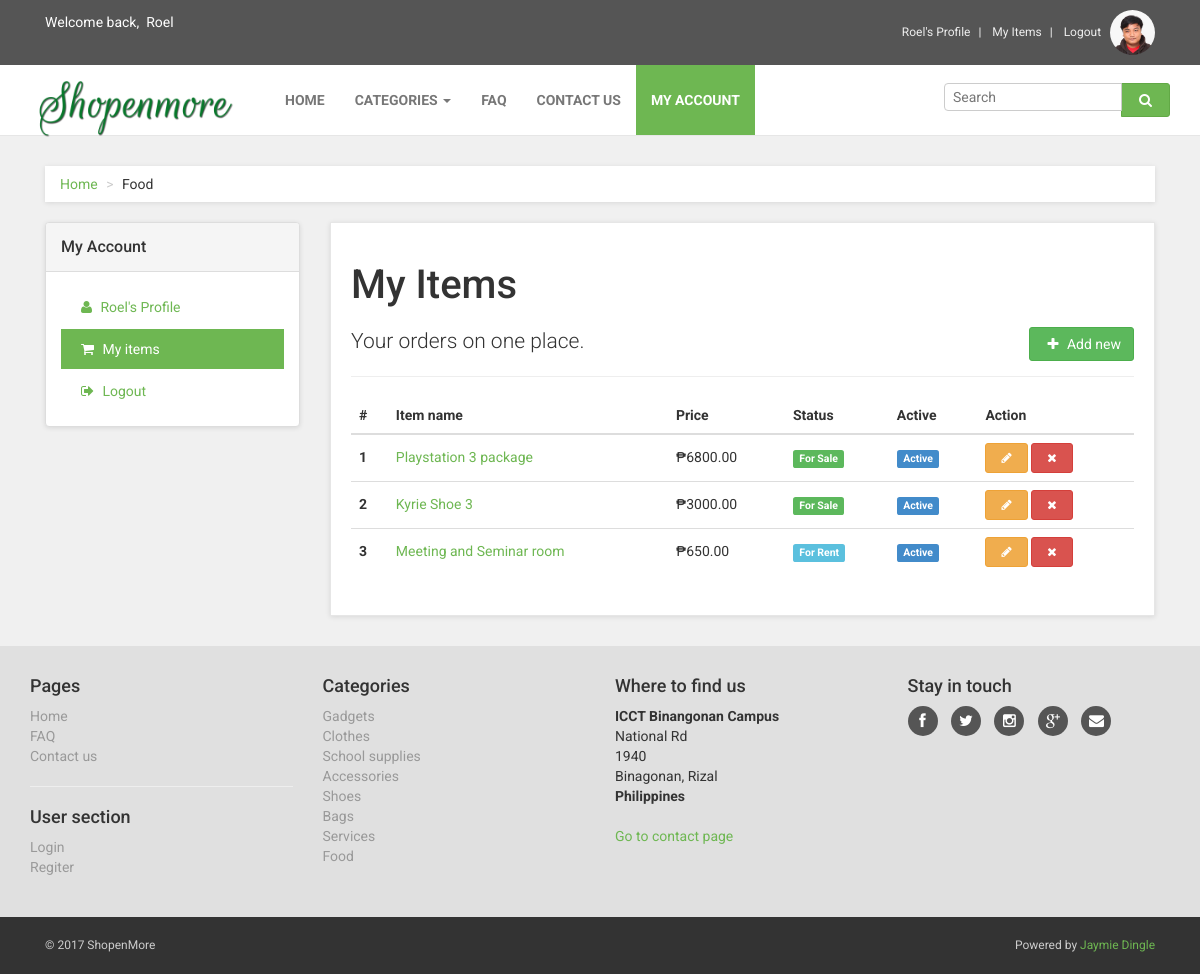
Before: /myitems.php (signed in) with the older database file.
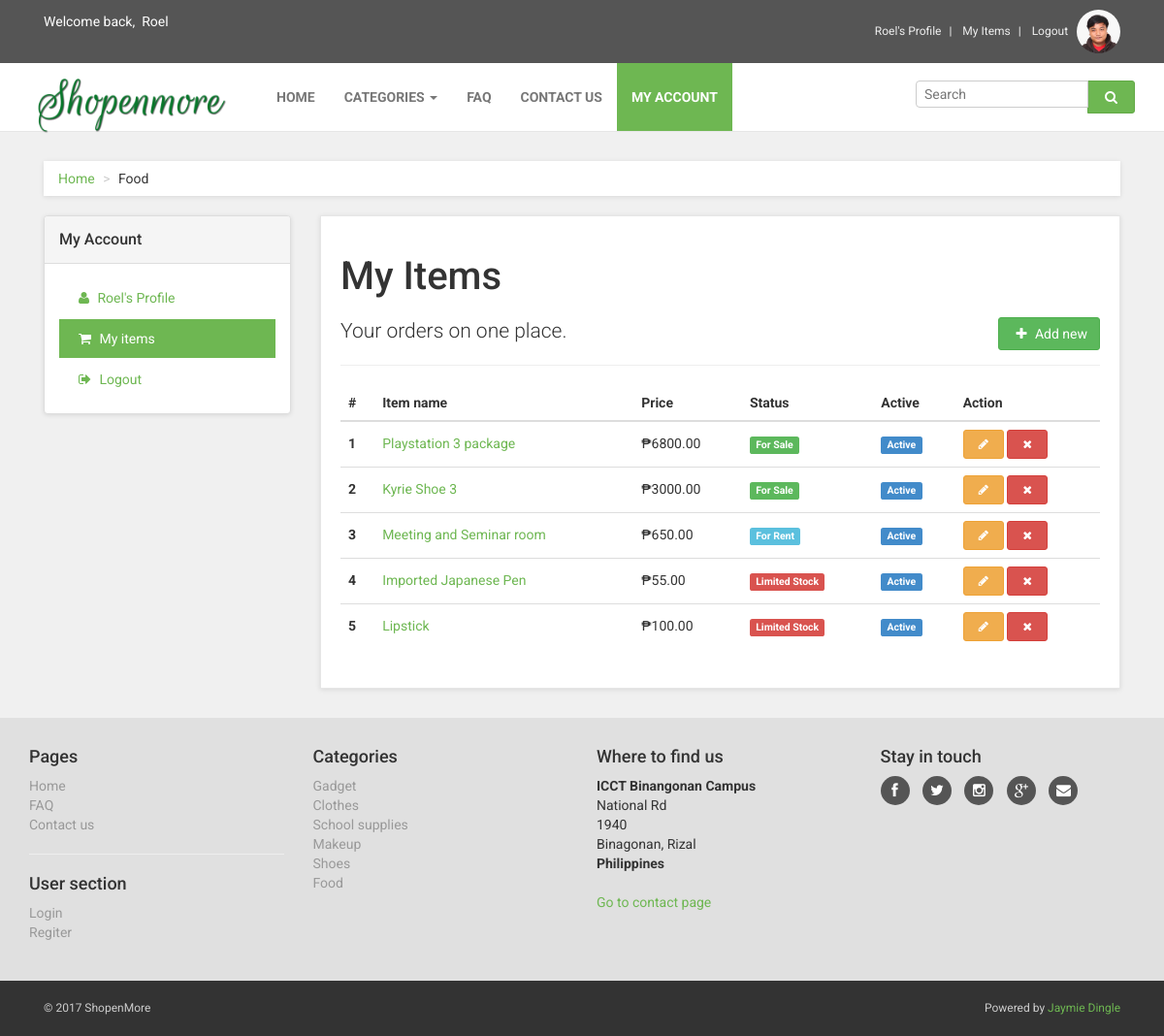
After: the same page with the newer database file.
### tables this page shows
CREATE TABLE `tb_item_category` (
  `id` int(11) NOT NULL,
  `name` varchar(100) NOT NULL,
  `theme` text NOT NULL,
  `image_url` text NOT NULL,
  `is_active` tinyint(1) NOT NULL DEFAULT '1'
);

CREATE TABLE `tb_items` (
  `id` int(11) NOT NULL,
  `user_id` int(11) NOT NULL,
  `item_category_id` int(11) NOT NULL,
  `name` varchar(100) NOT NULL,
  `price` double NOT NULL,
  `description` text NOT NULL,
  `date_posted` timestamp NOT NULL DEFAULT CURRENT_TIMESTAMP,
  `item_status_id` int(1) NOT NULL DEFAULT '0',
  `image_url` text NOT NULL,
  `is_active` tinyint(1) NOT NULL DEFAULT '1'
);

CREATE TABLE `tb_item_status` (
  `id` int(11) NOT NULL,
  `name` varchar(50) NOT NULL,
  `theme` text NOT NULL
);

### libs/meekrodb.2.3.class.php (called while the page is built, shortened)
<?php
class DB {
  protected static $mdb = null;
  public static function getMDB() {
    $mdb = DB::$mdb;
    if ($mdb === null) {
      $mdb = DB::$mdb = new MeekroDB();
    }
    return $mdb;
  }
  public static function query() { $args = func_get_args(); return call_user_func_array(array(DB::getMDB(), 'query'), $args); }
  public static function queryFullColumns() { $args = func_get_args(); return call_user_func_array(array(DB::getMDB(), 'queryFullColumns'), $args); }
}
class MeekroDB {
  public $encoding = 'latin1';
  public $param_char = '%';
  public $named_param_seperator = '_';
  public $connect_options = array(MYSQLI_OPT_CONNECT_TIMEOUT => 30);
  public $internal_mysql = null;
  public function __construct($host=null, $user=null, $password=null, $dbName=null, $port=null, $encoding=null) {
    if ($encoding === null) $encoding = DB::$encoding;
    $this->encoding = $encoding;
  }
  public function get() {
    $mysql = $this->internal_mysql;
    if (!($mysql instanceof MySQLi)) {
      $mysql = new mysqli();
      foreach ($this->connect_options as $key => $value) {
        $mysql->options($key, $value);
      }
      $mysql->set_charset($this->encoding);
      $this->internal_mysql = $mysql;
    }
    return $mysql;
  }
  protected function preparseQueryParams() {
    $args = func_get_args();
    $sql = trim(strval(array_shift($args)));
    $args_all = $args;
    if (count($args_all) == 0) return array($sql);
    $param_char_length = strlen($this->param_char);
    $named_seperator_length = strlen($this->named_param_seperator);
    $types = array(
      $this->param_char . 'll',
      $this->param_char . 'ls',
      $this->param_char . 'l',
      $this->param_char . 'li',
      $this->param_char . 'ld',
      $this->param_char . 'lb',
      $this->param_char . 'lt',
      $this->param_char . 's',
      $this->param_char . 'i',
      $this->param_char . 'd',
      $this->param_char . 'b',
      $this->param_char . 't',
      $this->param_char . '?',
      $this->param_char . 'ss'
    );
    $posList = array();
    foreach ($types as $type) {
      $lastPos = 0;
      while (($pos = strpos($sql, $type, $lastPos)) !== false) {
        $lastPos = $pos + 1;
        $posList[$pos] = $type;
      }
    }
    ksort($posList);
    $chunkyQuery = array();
    $pos_adj = 0;
    foreach ($posList as $pos => $type) {
      $type = substr($type, $param_char_length);
      $length_type = strlen($type) + $param_char_length;
      $new_pos = $pos + $pos_adj;
      $new_pos_back = $new_pos + $length_type;
      $arg_number_length = 0;
      if ($arg_number_length = strspn($sql, '0123456789', $new_pos_back)) {
        $arg_number = substr($sql, $new_pos_back, $arg_number_length);
        if (! array_key_exists($arg_number, $args_all)) $this->nonSQLError("Non existent argument reference (arg $arg_number): $sql");
        $arg = $args_all[$arg_number];
      } else {
        $arg = array_shift($args);
      }
      if ($new_pos > 0) $chunkyQuery[] = substr($sql, 0, $new_pos);
      if (is_object($arg) && ($arg instanceof WhereClause)) {
        list($clause_sql, $clause_args) = $arg->textAndArgs();
        array_unshift($clause_args, $clause_sql);
        $preparsed_sql = call_user_func_array(array($this, 'preparseQueryParams'), $clause_args);
        $chunkyQuery = array_merge($chunkyQuery, $preparsed_sql);
      } else {
        $chunkyQuery[] = array('type' => $type, 'value' => $arg);
      }
      $sql = substr($sql, $new_pos_back + $arg_number_length);
      $pos_adj -= $new_pos_back + $arg_number_length;
    }
    return $chunkyQuery;
  }
  protected function intval($var) {
    if (PHP_INT_SIZE == 8) return intval($var);
    return floor(doubleval($var));
  }
  protected function parseQueryParams() {
    $args = func_get_args();
    $chunkyQuery = call_user_func_array(array($this, 'preparseQueryParams'), $args);
    $query = '';
    $array_types = array('ls', 'li', 'ld', 'lb', 'll', 'lt');
    foreach ($chunkyQuery as $chunk) {
      if (is_string($chunk)) {
        $query .= $chunk;
        continue;
      }
      $type = $chunk['type'];
      $arg = $chunk['value'];
      $result = '';
      if ($type != '?') {
        $is_array_type = in_array($type, $array_types, true);
      }
      if ($type == 's') $result = $this->escape($arg);
      else if ($type == 'i') $result = $this->intval($arg);
      $query .= $result;
    }
    return $query;
  }
  protected function prependCall($function, $args, $prepend) { array_unshift($args, $prepend); return call_user_func_array($function, $args); }
  public function query() { $args = func_get_args(); return $this->prependCall(array($this, 'queryHelper'), $args, 'assoc'); }
  public function queryFullColumns() { $args = func_get_args(); return $this->prependCall(array($this, 'queryHelper'), $args, 'full'); }
  protected function queryHelper() {
    $args = func_get_args();
    $type = array_shift($args);
    $db = $this->get();
    $is_buffered = true;
    $row_type = 'assoc';
    $full_names = false;
    switch ($type) {
      case 'assoc':
        break;
      case 'full':
        $row_type = 'list';
        $full_names = true;
        break;
    }
    $sql = call_user_func_array(array($this, 'parseQueryParams'), $args);
    $result = $db->query($sql, $is_buffered ? MYSQLI_STORE_RESULT : MYSQLI_USE_RESULT);
    $return = array();
    if ($full_names) {
      $infos = array();
      foreach ($result->fetch_fields() as $info) {
        if (strlen($info->table)) $infos[] = $info->table . '.' . $info->name;
        else $infos[] = $info->name;
      }
    }
    while ($row = ($row_type == 'assoc' ? $result->fetch_assoc() : $result->fetch_row())) {
      if ($full_names) $row = array_combine($infos, $row);
      $return[] = $row;
    }
    return $return;
  }
}
?>

### myitems.php (the view, shortened to what the changed rows need)
<?php include('includes/header.php'); ?>
<?php
$profile = $_SESSION['userdata'];
$items = DB::queryFullColumns("SELECT * FROM tb_items
           LEFT JOIN tb_users
           ON tb_items.user_id = tb_users.id
           LEFT JOIN tb_item_category
           ON tb_items.item_category_id = tb_item_category.id
           LEFT JOIN tb_item_status
           ON tb_items.item_status_id = tb_item_status.id
           WHERE tb_users.id = %i ", $profile['id'] );
?>
    <div id="all">
        <div id="content">
            <div class="container">
                <div class="col-md-12">
                    <ul class="breadcrumb">
                        <li><a href="index.php">Home</a>
                        </li>
                        <li><?php echo $category['name']; ?></li>
                    </ul>
                </div>
                <div class="col-md-9" id="customer-orders">
                    <div class="box">
                        <h1>My Items</h1>
                        <div class="table-responsive">
                            <table class="table table-hover">
                                <thead>
                                    <tr>
                                        <th>#</th>
                                        <th>Item name</th>
                                        <th>Price</th>
                                        <th>Status</th>
                                        <th>Active</th>
                                        <th>Action</th>
                                    </tr>
                                </thead>
                                <tbody>
                                    <?php foreach($items as $key=>$item) { ?>
                                    <tr>
                                        <th><?php echo ($key + 1); ?></th>
                                        <td>
                                            <a href="detail.php?id=<?php echo $item['tb_items.id']; ?>">
                                                <?php echo $item['tb_items.name']; ?>
                                            </a>
                                        </td>
                                        <td>&#8369;<?php echo $item['tb_items.price']; ?>.00</td>
                                        <td><span class="label label-<?php echo $item['tb_item_status.theme']; ?>"><?php echo $item['tb_item_status.name']; ?></span>
                                        </td>
                                        <td>
                                            <span class="label label-<?php echo ($item['tb_items.is_active'] ) ? 'primary' : 'default'; ?>">
                                            <?php echo ($item['tb_items.is_active'] ) ? 'Active' : 'Pending'; ?>
                                            </span>
                                        </td>
                                        <td>
                                            <a href="edititem.php?id=<?php echo $item['tb_items.id']; ?>" class="btn btn-warning btn-sm" alt="Edit"><i class="fa fa-pencil" aria-hidden="true"></i></a>
                                            <a href="deleteitem.php?id=<?php echo $item['tb_items.id']; ?>" class="btn btn-danger btn-sm" alt="Delete"><i class="fa fa-times" aria-hidden="true"></i></a>
                                        </td>
                                    </tr>
                                    <?php } ?>
                                </tbody>
                            </table>
                        </div>
                    </div>
                </div>
            </div>
        </div>
    </div>
 <?php include('includes/footer.php'); ?>

### includes/footer.php (shortened to what the changed rows need)
        <div id="footer" data-animate="fadeInUp">
            <div class="container">
                <div class="row">
                    <div class="col-md-3 col-sm-6">
                        <ul>
                            <?php foreach($item_categories as $key=>$category){ ?>
                            <li><a href="category.php?id=<?php echo $category['id']; ?>"><?php echo $category['name']; ?></a>
                            </li>
                            <?php } ?>
                        </ul>
                    </div>
                </div>
            </div>
        </div>
</body>
</html>

Changed rows visible on the page:
removed tb_item_category: name "Bags"
removed tb_item_category: name "Services"
added tb_items: name "Imported Japanese Pen", price "55", item_status.name "Limited Stock"
added tb_items: name "Lipstick", price "100", item_status.name "Limited Stock"
changed tb_item_category: name "Gadgets" → "Gadget"
changed tb_item_category: name "Accessories" → "Makeup"
